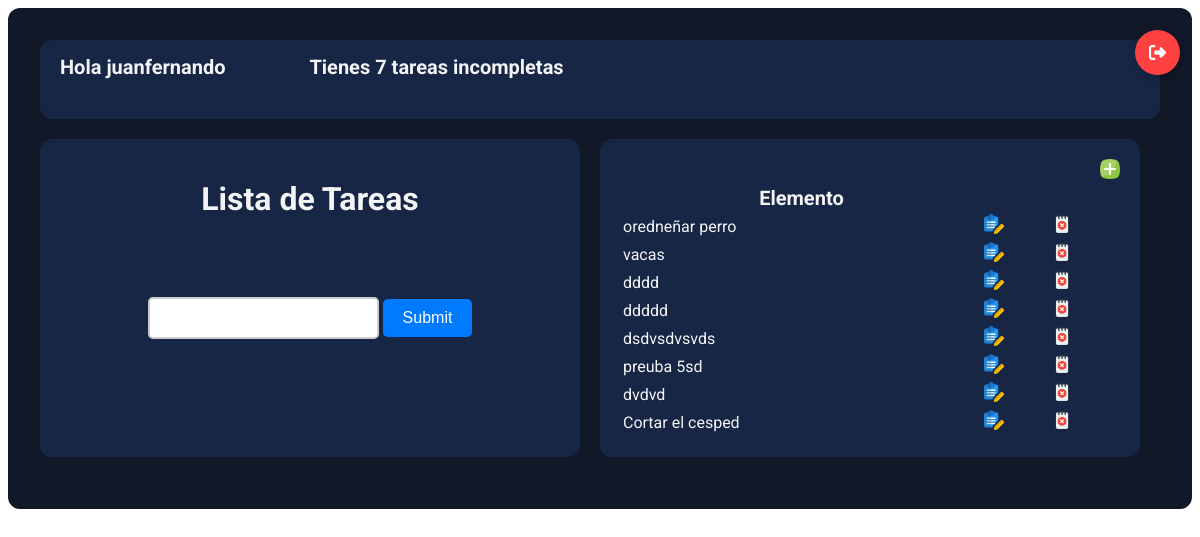
The app's page / (signed in) with its own data.
### base/models.py (models this page shows, shortened)
class Tarea(models.Model):
    usuario = models.ForeignKey(User,
                                on_delete=models.CASCADE,
                                null= True,
                                blank=True)
    titulo = models.CharField(max_length=200)
    descripcion = models.TextField()
    completo = models.BooleanField(default=False)
    creado = models.DateTimeField(auto_now_add=True)
    class Meta:
        ordering = ['completo']

### base/views.py (the view)
# urls.py: path('', ListaPendientes.as_view(), name='tareas'),
class ListaPendientes(LoginRequiredMixin,ListView):
    model = Tarea
    context_object_name = 'tareas'
    def get_context_data(self,**kwarg):
        context = super().get_context_data(**kwarg)
        context['tareas'] = context['tareas'].filter(usuario=self.request.user)
        context['count'] = context['tareas'].filter(completo=False).count()
        valor_buscado = self.request.GET.get('area-buscar') or ''
        if valor_buscado:
            context['tareas'] = context['tareas'].filter(titulo__contains = valor_buscado)
            context['valor_buscado'] = valor_buscado
        return context

### base/template/base/tarea_list.html (shortened to what this page needs)
{% load static %}
<!DOCTYPE html>
<html lang="en">
<head>
    <link rel="stylesheet" type="text/css" href="{% static 'css/principal.css' %}">
</head>
<body>
<div class="contenedor-total">
<div class="contenedor-superior">
    <div class="info-usuario">
        <p class="nombre-usuario">Hola {{ request.user }}</p>
        <p class="tareas" >Tienes {{ count }} tarea{{ count|pluralize }} incompleta{{ count|pluralize }}</p>
    </div>
    <div class="botones-superiores" >
        {% if request.user.is_authenticated %}
        <form method="post" action="{% url 'logout' %}">
            <button class="Btn" type="submit">
             <div class="sign"></div>
            </button>
        </form>
        {% else %}
        <a href="{% url 'login' %}">Ingresar</a>
        {% endif %}
    </div>
</div>
<div class="contenedor-inferior">
    <div class="caja1">
        <h1 align="center">Lista de Tareas</h1>
        <br>
        <br>
        <br>
        <form method="get">
            <input class="input-text" type="text" name="area-buscar" value="{{valor_buscado}}">
            <input class="input-text" type="submit" name="buscar">
        </form>
    </div>
   <div class="caja2">
        <div class="crear-tareas">
            <a href="{% url 'crear-tarea' %}" ><img src="{% static 'img/mas.png' %}" alt="crear nuevas notas" style='width: 20px; height: 20px;'></a>
        </div>
        {% if tareas %}
        <table>
            <tr>
                <th class="elemento">Elemento</th>
                <th></th>
                <th></th>
            </tr>
            {% for tarea in tareas %}
            <tr>
                <td>{{ tarea.titulo }}</td>
                <td><a href="{% url 'editar-tarea' tarea.id %}"><img src="{% static 'img/editar.png' %}" alt="Editar" style='width: 20px; height: 20px;'></a></td>
                <td><a href="{% url 'eliminar-tarea' tarea.id %}"><img src="{% static 'img/elminar.png' %}" alt="Eliminar" style='width: 20px; height: 20px;'></a></td>
            </tr>
            {% endfor %}
        </table>
        {% else %}
        <h3 align="center">No hay tareas</h3>
        {% endif %}
</div></div></div>
</body>
</html>

### base/static/css/principal.css (style rules this page uses)
body { background-image: url("/static/img/Background.jpg");; background-size: cover; background-position: center; font-family: "Roboto", sans-serif; }
.nombre-usuario { font-size: 20px; font-weight: bold; margin-top: -5px; }
.tareas { font-size: 20px; font-weight: bold; margin-top: -5px; }
.contenedor-total { width: 100%; max-width: 1200px; border-radius: 0.75rem; background-color: rgba(17, 24, 39, 1); padding: 2rem; color: rgba(243, 244, 246, 1); margin: 0 auto; box-sizing: border-box; }
.nombre-usuario { margin-right: 80px; }
.contenedor-superior { display: flex; justify-content: space-between; align-items: center; background-color: #172645; padding: 20px; border-radius: 0.75rem; margin-bottom: 20px; }
.contenedor-superior p { display: inline-block; vertical-align: middle; }
.botones-superiores { position: absolute; top: 0; right: 20px; }
.contenedor-inferior { display: flex; flex-wrap: wrap; }
input[type="text"] { padding: 10px; border: 2px solid #ccc; border-radius: 5px; font-size: 16px; outline: none; }
input[type="submit"] { padding: 10px 20px; background-color: #007bff; color: #fff; border: none; border-radius: 5px; cursor: pointer; font-size: 16px; }
.elemento { font-size: 20px; }
.caja1, .caja2 { width: calc(50% - 20px); padding: 20px; margin-right: 20px; margin-bottom: 20px; box-sizing: border-box; background-color: #172645; border-radius: 0.75rem; }
.caja1 { display: flex; flex-direction: column; align-items: center; }
.caja1 form { margin-bottom: 20px; }
.caja2 { display: flex; flex-direction: column; justify-content: flex-start; }
.crear-tareas { margin-left: auto; }
.Btn { display: flex; align-items: center; justify-content: flex-start; width: 45px; height: 45px; border: none; border-radius: 50%; cursor: pointer; position: relative; overflow: hidden; transition-duration: .3s; box-shadow: 2px 2px 10px rgba(0, 0, 0, 0.199); background-color: rgb(255, 65, 65); top: 30px; }
.sign { width: 100%; transition-duration: .3s; display: flex; align-items: center; justify-content: center; }
.sign svg { width: 17px; }

### records on screen
Tarea: titulo "oredneñar perro"
Tarea: titulo "vacas"
Tarea: titulo "dddd"
Tarea: titulo "ddddd"
Tarea: titulo "dsdvsdvsvds"
Tarea: titulo "preuba 5sd"
Tarea: titulo "dvdvd"
Tarea: titulo "Cortar el cesped"

### other values on screen
{{ request.user }} "juanfernando"
{{ count }} "7"
